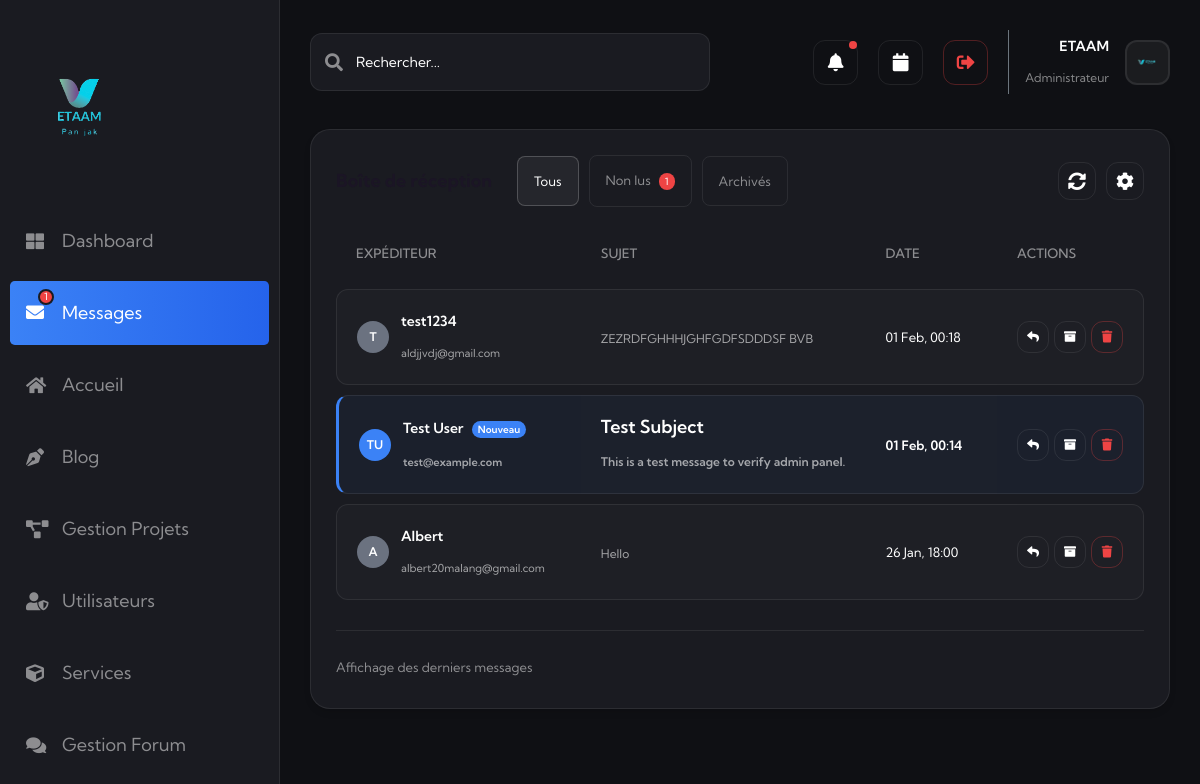
The page /admin-messages.php (signed in) on the database its author committed.
### tables this page shows
CREATE TABLE `messages` (
  `id` int NOT NULL AUTO_INCREMENT,
  `name` varchar(100) NOT NULL,
  `email` varchar(100) NOT NULL,
  `phone` varchar(50) DEFAULT NULL,
  `company` varchar(100) DEFAULT NULL,
  `subject` varchar(255) DEFAULT NULL,
  `message` text,
  `type` varchar(50) DEFAULT NULL,
  `domain` varchar(50) DEFAULT NULL,
  `budget` varchar(50) DEFAULT NULL,
  `urgency` varchar(50) DEFAULT NULL,
  `appointment_date` date DEFAULT NULL,
  `appointment_time` time DEFAULT NULL,
  `is_read` tinyint(1) DEFAULT '0',
  `is_archived` tinyint(1) DEFAULT '0',
  `created_at` timestamp NULL DEFAULT CURRENT_TIMESTAMP,
  PRIMARY KEY (`id`)
);

### admin-messages.php (the view, shortened to what this page needs)
<?php
require_once __DIR__ . '/includes/db_connect.php';
$messages = [];
$filter = $_GET['filter'] ?? 'all';
try {
    $stmt = $pdo->query("SELECT COUNT(*) FROM messages WHERE is_read = 0");
    $unread_count = $stmt->fetchColumn();
    $sql = "SELECT *, UNIX_TIMESTAMP(created_at) as timestamp FROM messages";
    if ($filter === 'unread') {
        $sql .= " WHERE is_read = 0 AND is_archived = 0";
    } elseif ($filter === 'archived') {
        $sql .= " WHERE is_archived = 1";
    } else {
         $sql .= " WHERE is_archived = 0";
    }
    $sql .= " ORDER BY created_at DESC";
    $stmt = $pdo->query($sql);
    $messages = $stmt->fetchAll(PDO::FETCH_ASSOC);
} catch (PDOException $e) {
    error_log("DB Error: " . $e->getMessage());
}
?>
<!DOCTYPE html>
<html lang="fr">
<head>
    <link rel="stylesheet" href="assets/vendors/bootstrap/css/bootstrap.min.css" />
    <link rel="stylesheet" href="assets/vendors/fontawesome/css/all.min.css" />
    <link rel="stylesheet" href="assets/css/notech.css" />
    <link rel="stylesheet" href="assets/css/notech-responsive.css" />
    <link rel="stylesheet" href="assets/css/notech-dark.css" />
    <link rel="stylesheet" href="assets/css/admin-nexlink.css" />
</head>
<body>
    <?php
    include 'includes/admin_sidebar.php';
    ?>
    <main class="admin-main">
        <div class="dashboard-container">
            <?php include 'includes/admin_header.php'; ?>
            <div class="nex-card">
                <div class="table-header-nex">
                    <div style="display: flex; gap: 10px; align-items: center;">
                        <h4 class="card-title-nex" style="margin-right: 15px;">Boîte de réception</h4>
                        <a href="?filter=all" class="filter-btn <?php echo ($filter === 'all') ? 'active' : ''; ?>">Tous</a>
                        <a href="?filter=unread" class="filter-btn <?php echo ($filter === 'unread') ? 'active' : ''; ?>">Non lus <?php if($unread_count > 0): ?><span class="badge-count" style="background: #EF4444;"><?php echo $unread_count; ?></span><?php endif; ?></a>
                        <a href="?filter=archived" class="filter-btn <?php echo ($filter === 'archived') ? 'active' : ''; ?>">Archivés</a>
                    </div>
                    <div style="display: flex; gap: 10px;">
                        <button class="icon-btn" title="Actualiser" style="width: 38px; height: 38px;"><i class="fas fa-sync-alt"></i></button>
                        <button class="icon-btn" title="Paramètres" style="width: 38px; height: 38px;"><i class="fas fa-cog"></i></button>
                    </div>
                </div>
                <div class="table-responsive">
                    <table class="modern-table">
                        <thead>
                            <tr>
                                <th style="width: 250px;">EXPÉDITEUR</th>
                                <th>SUJET</th>
                                <th style="width: 150px;">DATE</th>
                                <th style="width: 120px;">ACTIONS</th>
                            </tr>
                        </thead>
                        <tbody>
<?php
                            if (empty($messages)) {
                                echo '<tr><td colspan="4" class="text-center" style="padding: 40px; color: rgba(255,255,255,0.5);">Aucun message reçu pour le moment.</td></tr>';
                            } else {
                                foreach ($messages as $msg) {
                                    $is_read = $msg['is_read'] ?? false;
                                    $row_class = $is_read ? '' : 'message-unread';
                                    $names = explode(' ', $msg['name']);
                                    $initials = strtoupper(substr($names[0], 0, 1));
                                    if (count($names) > 1) {
                                        $initials .= strtoupper(substr(end($names), 0, 1));
                                    }
                                    $msg_time = $msg['timestamp'];
                                    $today_time = strtotime('today');
                                    $yesterday_time = strtotime('yesterday');
                                    if ($msg_time >= $today_time) {
                                        $display_date = "Aujourd'hui, " . date('H:i', $msg_time);
                                    } elseif ($msg_time >= $yesterday_time) {
                                        $display_date = "Hier, " . date('H:i', $msg_time);
                                    } else {
                                        $display_date = date('d M, H:i', $msg_time);
                                    }
                                    $safe_msg = htmlspecialchars(json_encode($msg), ENT_QUOTES, 'UTF-8');
                            ?>
                            <tr class="<?php echo $row_class; ?>" style="cursor: pointer;" onclick="openMessage(this, <?php echo $safe_msg; ?>)">
                                <td>
                                    <div class="user-cell">
                                        <div class="user-avatar-sm" style="background: <?php echo $is_read ? '#6B7280' : '#3B82F6'; ?>; display: flex; align-items: center; justify-content: center; font-weight: 600; font-size: 12px;"><?php echo $initials; ?></div>
                                        <div>
                                            <div style="font-weight: 600; font-size: 14px;">
                                                <?php echo htmlspecialchars($msg['name']); ?>
                                                <?php if (!$is_read): ?><span class="badge-count" style="margin-left: 5px;">Nouveau</span><?php endif; ?>
                                            </div>
                                            <div style="font-size: 11px; opacity: 0.6;"><?php echo htmlspecialchars($msg['email']); ?></div>
                                        </div>
                                    </div>
                                </td>
                                <td>
                                    <div style="font-weight: <?php echo $is_read ? '400' : '600'; ?>; color: white;"><?php echo htmlspecialchars($msg['subject']); ?></div>
                                    <div style="font-size: 12px; opacity: 0.6; margin-top: 3px; max-width: 400px; white-space: nowrap; overflow: hidden; text-overflow: ellipsis;"><?php echo htmlspecialchars($msg['message']); ?></div>
                                </td>
                                <td style="font-size: 13px; font-weight: <?php echo $is_read ? '400' : '600'; ?>;"><?php echo $display_date; ?></td>
                                <td>
                                    <div style="display: flex; gap: 5px;" onclick="event.stopPropagation();">
                                        <button class="icon-btn" style="width: 32px; height: 32px; font-size: 12px;" title="Répondre" onclick="window.location.href='mailto:<?php echo htmlspecialchars($msg['email']); ?>'"><i class="fas fa-reply"></i></button>
                                        <?php if(!($msg['is_archived'] ?? false)): ?>
                                        <button class="icon-btn" style="width: 32px; height: 32px; font-size: 12px;" title="Archiver" onclick="archiveMessage('<?php echo $msg['id']; ?>', this)"><i class="fas fa-archive"></i></button>
                                        <?php endif; ?>
                                        <button class="icon-btn" style="width: 32px; height: 32px; font-size: 12px; color: #EF4444; border-color: rgba(239,68,68,0.3);" title="Supprimer" onclick="deleteMessage('<?php echo $msg['id']; ?>', this)"><i class="fas fa-trash"></i></button>
                                    </div>
                                </td>
                            </tr>
                            <?php
                                }
                            }
                            ?>
                        </tbody>
                    </table>
                </div>
                <div style="display: flex; justify-content: space-between; align-items: center; margin-top: 20px; padding-top: 20px; border-top: 1px solid var(--admin-border-color);">
                    <div style="font-size: 13px; color: var(--admin-text-muted);">Affichage des derniers messages</div>
                </div>
            </div>
        </div>
    </main>
</body>
</html>

### assets/css/notech-dark.css (style rules this page uses)
:root { --notech-bdr-color: rgba(255, 255, 255, 0.1); --notech-gray: #aea8b9; --notech-extra: #1b1525; }
body, .boxed-wrapper .page-wrapper, .sidebar__comments-icon, .sidebar__post-list li:hover, .sidebar__tags-list a, .sidebar__category-list li.active a, .sidebar__category-list li:hover a { background-color: #100d17; }

### assets/css/admin-nexlink.css (style rules this page uses)
:root { --admin-sidebar-width: 280px; --admin-header-height: 80px; --admin-bg: #0f1014; --admin-card-bg: #1a1b21; --admin-border-color: rgba(255, 255, 255, 0.08); --admin-text-main: #ffffff; --admin-text-muted: rgba(255, 255, 255, 0.5); --brand-primary: #3B82F6; --brand-success: #10B981; --brand-warning: #F59E0B; --brand-danger: #EF4444; --brand-purple: #8B5CF6; }
body { background-color: var(--admin-bg); color: var(--admin-text-main); font-family: 'Kumbh Sans', sans-serif; }
.dashboard-container { padding: 30px; max-width: 1600px; margin: 0 auto; }
.nex-card { background: var(--admin-card-bg); border-radius: 20px; padding: 25px; border: 1px solid var(--admin-border-color); box-shadow: 0 4px 6px rgba(0, 0, 0, 0.1); height: 100%; }
.icon-btn { width: 45px; height: 45px; border-radius: 12px; border: 1px solid var(--admin-border-color); background: transparent; display: flex; align-items: center; justify-content: center; color: var(--admin-text-main); transition: all 0.3s; cursor: pointer; }
.card-title-nex { font-size: 18px; font-weight: 700; margin: 0; }
.table-header-nex { display: flex; justify-content: space-between; align-items: center; margin-bottom: 20px; }
.modern-table { width: 100%; border-collapse: separate; border-spacing: 0 10px; }
.modern-table thead th { color: var(--admin-text-muted); font-weight: 500; font-size: 13px; padding: 0 20px 10px; text-align: left; }
.modern-table tbody tr { background: transparent; transition: transform 0.2s; }
.modern-table td { background: rgba(255, 255, 255, 0.02); padding: 15px 20px; border-top: 1px solid var(--admin-border-color); border-bottom: 1px solid var(--admin-border-color); }
.modern-table td:first-child { border-left: 1px solid var(--admin-border-color); border-top-left-radius: 12px; border-bottom-left-radius: 12px; }
.modern-table td:last-child { border-right: 1px solid var(--admin-border-color); border-top-right-radius: 12px; border-bottom-right-radius: 12px; }
.user-cell { display: flex; align-items: center; gap: 12px; }
.user-avatar-sm { width: 32px; height: 32px; border-radius: 50%; background: #2d3748; background-size: cover; }

### admin-messages.php (style rules this page uses)
.admin-main { margin-left: var(--admin-sidebar-width); min-height: 100vh; background: var(--admin-bg); }
.message-unread td { font-weight: 600; background: rgba(59, 130, 246, 0.05); }
.message-unread td:first-child { border-left: 3px solid var(--brand-primary); }
.filter-btn { background: transparent; border: 1px solid var(--admin-border-color); color: var(--admin-text-muted); padding: 8px 16px; border-radius: 8px; font-size: 13px; transition: all 0.2s; }
.filter-btn:hover, .filter-btn.active { background: rgba(255,255,255,0.05); color: white; border-color: rgba(255,255,255,0.2); }
.badge-count { background: var(--brand-primary); color: white; font-size: 10px; padding: 2px 6px; border-radius: 10px; margin-left: 5px; }

### rows shown on the page
messages: name "T", name "test1234", email "aldjjvdj@gmail.com", message "ZEZRDFGHHHJGHFGDFSDDDSF BVB", display_date "01 Feb, 00:18", $msg['id'] 3 (drawn)
messages: name "TU", name "Test User", is_read "Nouveau", email "test@example.com", subject "Test Subject", message "This is a test message to verify admin panel.", display_date "01 Feb, 00:14"
messages: name "A", name "Albert", email "albert20malang@gmail.com", message "Hello", display_date "26 Jan, 18:00"

### other values the page prints
$unread_count "1"
